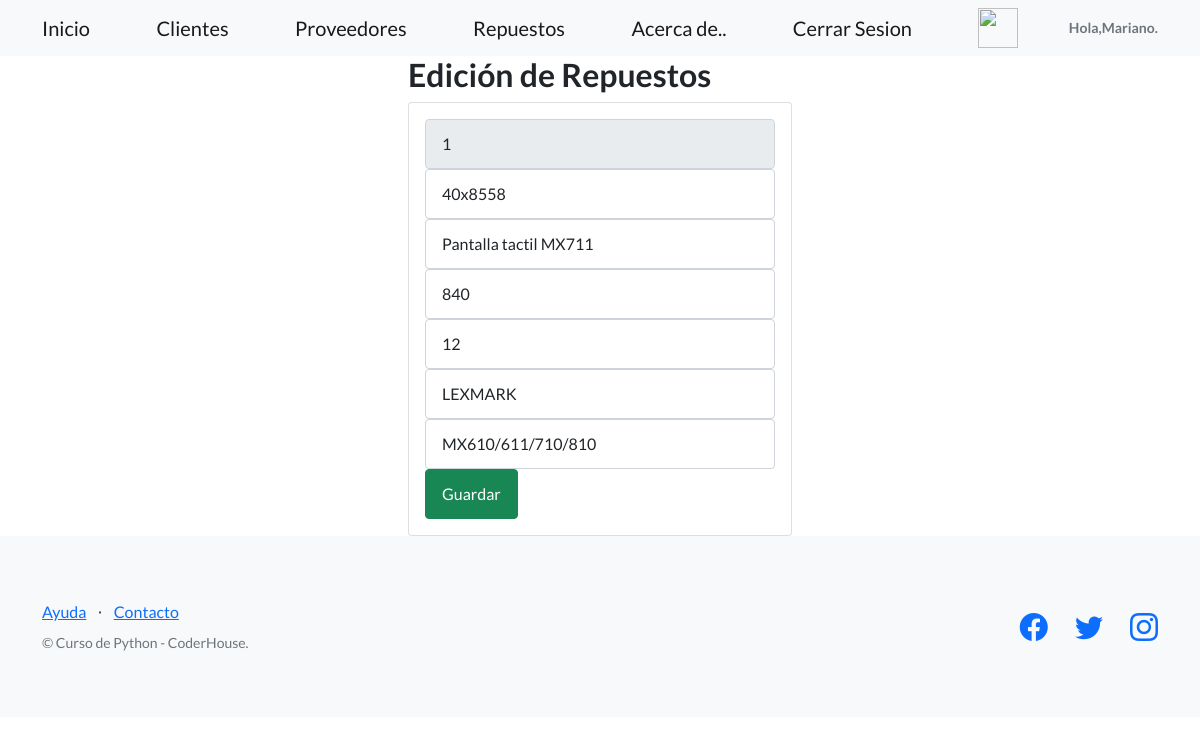
Screenshot of /AppCoder/edicionRepuesto/1 (signed in) with the database file from the repository.
### AppCoder/models.py (models this page shows, shortened)
class Repuesto(models.Model):
    codigo = models.CharField(primary_key=True,max_length=6)
    numero_de_parte= models.CharField(max_length=30)
    descripcion = models.CharField(max_length=30)
    precio_de_costo= models.CharField(max_length=30)
    stock = models.CharField(max_length=30)
    proveedor = models.CharField(max_length=30)
    observaciones = models.CharField(max_length=140)

### AppCoder/views.py (the view)
# urls.py: path('edicionRepuesto/<codigo>', views.edicionRepuesto, name = "editarRepuesto"),
def edicionRepuesto(request, codigo):
    repuesto = Repuesto.objects.get(codigo=codigo)
    return render(request, "AppCoder/edicionRepuesto.html", {"repuesto": repuesto})

### AppCoder/templates/AppCoder/edicionRepuesto.html (shortened to what this page needs)
{% extends "./padre.html" %}
{% block contenidoQueCambia %}
<div class="row">
    <div class="col-md-4 offset-md-4">
        <h2>Edición de Repuestos</h2>
        <div class="card">
            <div class="card-body">
                <form action="/AppCoder/editarRepuesto/" method="POST">{% csrf_token %}
                    <div class="form-group">
                        <input type="text" id="txtCodigo" name="txtCodigo" value="{{repuesto.codigo}}" class="form-control" placeholder="Código"
                            minlength="6" maxlength="6" readonly required>
                    </div>
                    <div class="form-group">
                        <input type="text" id="txtNumero_de_parte" name="txtNumero_de_parte" value="{{repuesto.numero_de_parte}}" class="form-control" placeholder="Numero_de_parte"
                            maxlength="50" required>
                    </div>
                    <div class="form-group">
                        <input type="text" id="txtDescripcion" name="txtDescripcion" value="{{repuesto.descripcion}}" class="form-control" placeholder="Descripcion"
                            maxlength="50" required>
                    </div>
                    <div class="form-group">
                        <input type="text" id="txtPrecio_de_costo" name="txtPrecio_de_costo" value="{{repuesto.precio_de_costo}}" class="form-control" placeholder="Precio_de_costo"
                            maxlength="50" required>
                    </div>
                    <div class="form-group">
                        <input type="text" id="txtStock" name="txtStock" value="{{repuesto.stock}}" class="form-control" placeholder="Stock"
                            maxlength="50" required>
                    </div>
                    <div class="form-group">
                        <input type="text" id="txtProveedor" name="txtProveedor" value="{{repuesto.proveedor}}" class="form-control" placeholder="Proveedor"
                            maxlength="50" required>
                    </div>
                    <div class="form-group">
                        <input type="text" id="txtObservaciones" name="txtObservaciones" value="{{repuesto.observaciones}}" class="form-control" placeholder="Observaciones"
                            maxlength="50" required>
                    </div>
                    <div class="form-group">
                        <button type="submit" class="btn btn-success btn-block text-white">Guardar</button>
                    </div>
                </form>
            </div>
        </div>
    </div>
</div>
{% endblock %}

### AppCoder/templates/AppCoder/padre.html (shortened to what this page needs)
<!DOCTYPE html>
<html lang="en">
    <head>
        {% load static %}
        <link href="https://cdn.jsdelivr.net/npm/bootstrap-icons@1.5.0/font/bootstrap-icons.css" rel="stylesheet" type="text/css" />
        <link href="{%static 'AppCoder/css/styles.css' %}" rel="stylesheet" />
    </head>
    <body>
        <nav class="navbar navbar-light bg-light static-top">
            <div class="container">
                <a class="navbar-brand" href="{% url 'Inicio' %}">Inicio</a>
                <a class="navbar-brand" href="{% url 'Clientes' %}">Clientes</a>
                <a class="navbar-brand" href="{% url 'Proveedores' %}">Proveedores</a>
                <a class="navbar-brand" href="{% url 'Repuestos' %}">Repuestos</a>
                <a class="navbar-brand" href="{% url 'Acercade' %}">Acerca de..</a>
                <a class="navbar-brand" href="{% url 'Logout' %}">Cerrar Sesion</a>
                {% if request.user.is_authenticated %}
                <img src="{{url}}" style="height: 40px; width: 40px; ">
                <h3 class="text-muted small mb-4 mb-lg-0">Hola,{{user.username}}.</h3>
                {% endif %}
            </div>
        </nav>
        {% block contenidoQueCambia %}
        {% endblock %}
        <footer class="footer bg-light">
            <div class="container">
                <div class="row">
                    <div class="col-lg-6 h-100 text-center text-lg-start my-auto">
                        <ul class="list-inline mb-2">
                            <li class="list-inline-item"><a href="#!">Ayuda</a></li>
                            <li class="list-inline-item">⋅</li>
                            <li class="list-inline-item"><a href="#!">Contacto</a></li>
                        </ul>
                        <p class="text-muted small mb-4 mb-lg-0">&copy; Curso de Python - CoderHouse.</p>
                    </div>
                    <div class="col-lg-6 h-100 text-center text-lg-end my-auto">
                        <ul class="list-inline mb-0">
                            <li class="list-inline-item me-4">
                                <a href="#!"><i class="bi-facebook fs-3"></i></a>
                            </li>
                            <li class="list-inline-item me-4">
                                <a href="#!"><i class="bi-twitter fs-3"></i></a>
                            </li>
                            <li class="list-inline-item">
                                <a href="#!"><i class="bi-instagram fs-3"></i></a>
                            </li>
                        </ul>
                    </div>
                </div>
            </div>
        </footer>
    </body>
</html>

### rows the page displays
Repuesto: txtCodigo "1", txtNumero_de_parte "40x8558", txtDescripcion "Pantalla tactil MX711", txtPrecio_de_costo "840", txtStock "12", txtProveedor "LEXMARK", txtObservaciones "MX610/611/710/810"

### other values shown
{{ user.username }} "Mariano"
